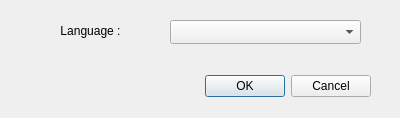
<?xml version="1.0" encoding="UTF-8"?>
<ui version="4.0">
 <class>ChoiceDialog</class>
 <widget class="QDialog" name="ChoiceDialog">
  <property name="geometry">
   <rect>
    <x>0</x>
    <y>0</y>
    <width>400</width>
    <height>118</height>
   </rect>
  </property>
  <property name="windowTitle">
   <string>Dialog</string>
  </property>
  <widget class="QDialogButtonBox" name="buttonBox">
   <property name="geometry">
    <rect>
     <x>30</x>
     <y>70</y>
     <width>341</width>
     <height>32</height>
    </rect>
   </property>
   <property name="orientation">
    <enum>Qt::Horizontal</enum>
   </property>
   <property name="standardButtons">
    <set>QDialogButtonBox::Cancel|QDialogButtonBox::Ok</set>
   </property>
  </widget>
  <widget class="QComboBox" name="selectChoice">
   <property name="geometry">
    <rect>
     <x>170</x>
     <y>20</y>
     <width>191</width>
     <height>24</height>
    </rect>
   </property>
  </widget>
  <widget class="QLabel" name="labelChoice">
   <property name="geometry">
    <rect>
     <x>20</x>
     <y>20</y>
     <width>141</width>
     <height>21</height>
    </rect>
   </property>
   <property name="text">
    <string>Language :</string>
   </property>
   <property name="alignment">
    <set>Qt::AlignCenter</set>
   </property>
  </widget>
 </widget>
 <resources/>
 <connections>
  <connection>
   <sender>buttonBox</sender>
   <signal>accepted()</signal>
   <receiver>ChoiceDialog</receiver>
   <slot>accept()</slot>
   <hints>
    <hint type="sourcelabel">
     <x>248</x>
     <y>254</y>
    </hint>
    <hint type="destinationlabel">
     <x>157</x>
     <y>274</y>
    </hint>
   </hints>
  </connection>
  <connection>
   <sender>buttonBox</sender>
   <signal>rejected()</signal>
   <receiver>ChoiceDialog</receiver>
   <slot>reject()</slot>
   <hints>
    <hint type="sourcelabel">
     <x>316</x>
     <y>260</y>
    </hint>
    <hint type="destinationlabel">
     <x>286</x>
     <y>274</y>
    </hint>
   </hints>
  </connection>
 </connections>
</ui>
